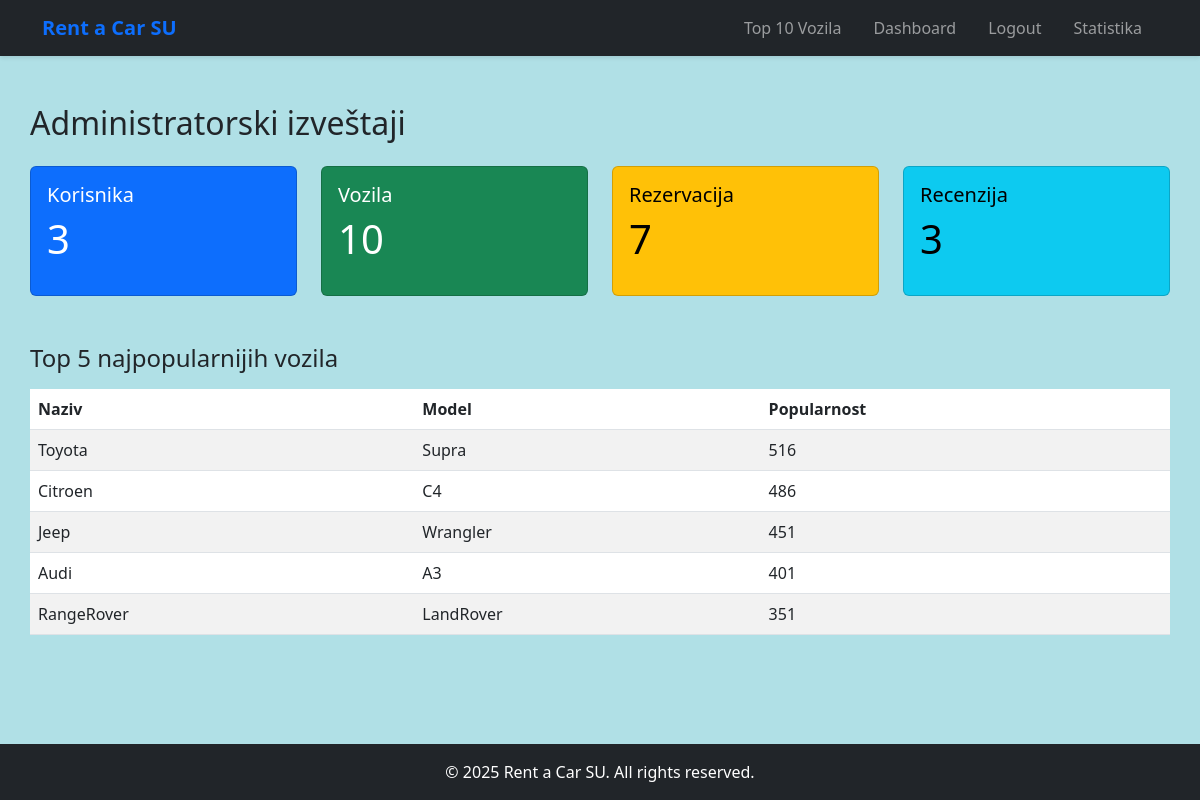
Before: /admin_reports.php (signed in) with the older database file.
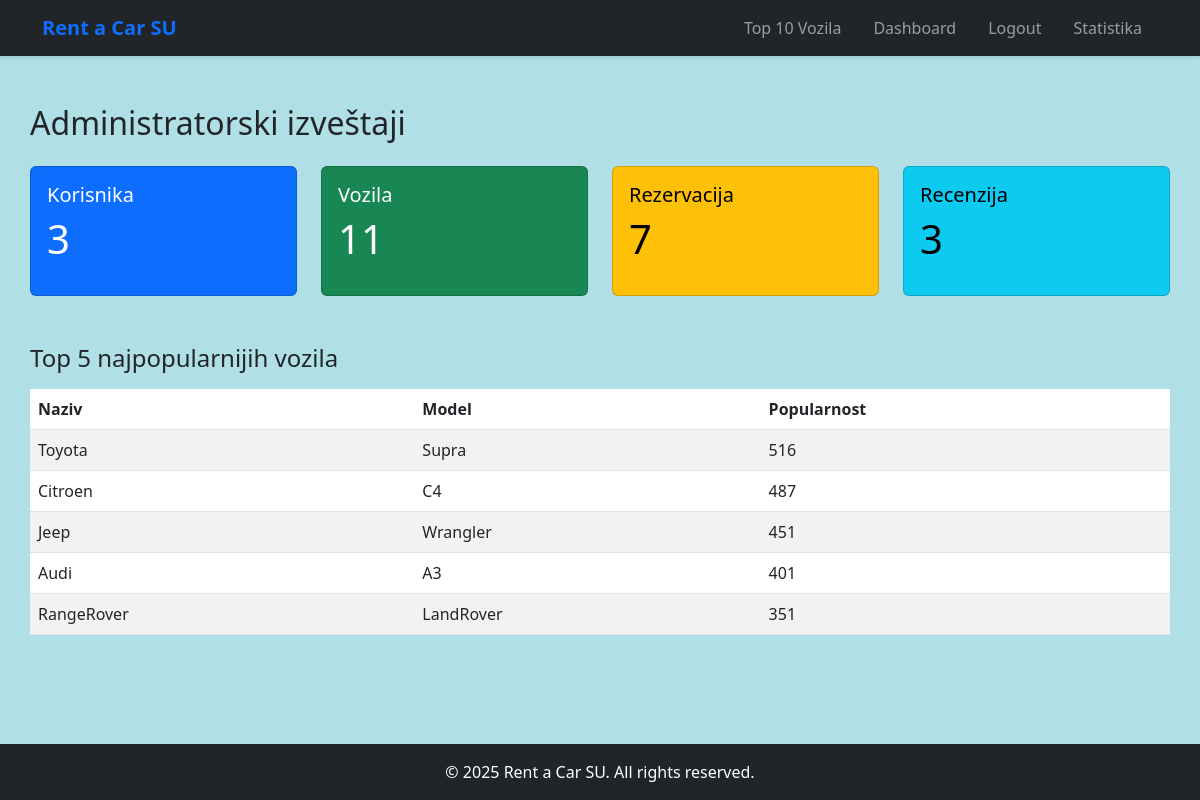
After: the same page with the newer database file.
### tables this page shows
CREATE TABLE `vehicles` (
  `id` int(11) NOT NULL,
  `name` varchar(100) DEFAULT NULL,
  `model` varchar(100) DEFAULT NULL,
  `year` int(11) DEFAULT NULL,
  `fuel_type` varchar(20) DEFAULT NULL,
  `seats` int(11) DEFAULT NULL,
  `image` varchar(255) DEFAULT NULL,
  `views` int(11) DEFAULT 0,
  `price_per_day` decimal(10,2) DEFAULT 0.00,
  `category_id` int(11) DEFAULT NULL,
  `popularity` int(11) DEFAULT 0,
  `gearbox` varchar(50) DEFAULT NULL,
  `is_available` tinyint(1) DEFAULT 1
);

### admin_reports.php (the view, shortened to what this page needs)
<?php
require_once 'includes/db_config.php';
include 'includes/header.php';
$totalUsers = $pdo->query("SELECT COUNT(*) FROM users WHERE role = 'user'")->fetchColumn();
$totalVehicles = $pdo->query("SELECT COUNT(*) FROM vehicles")->fetchColumn();
$totalReservations = $pdo->query("SELECT COUNT(*) FROM reservations")->fetchColumn();
$totalReviews = $pdo->query("SELECT COUNT(*) FROM comments")->fetchColumn();
$topVehicles = $pdo->query("SELECT name, model, popularity FROM vehicles ORDER BY popularity DESC LIMIT 5")->fetchAll();
?>
<section class="container py-5">
    <h2 class="mb-4">Administratorski izveštaji</h2>
    <div class="row mb-4">
        <div class="col-md-3">
            <div class="card text-bg-primary">
                <div class="card-body">
                    <h5 class="card-title">Korisnika</h5>
                    <p class="display-6"><?php echo $totalUsers; ?></p>
                </div>
            </div>
        </div>
        <div class="col-md-3">
            <div class="card text-bg-success">
                <div class="card-body">
                    <h5 class="card-title">Vozila</h5>
                    <p class="display-6"><?php echo $totalVehicles; ?></p>
                </div>
            </div>
        </div>
        <div class="col-md-3">
            <div class="card text-bg-warning">
                <div class="card-body">
                    <h5 class="card-title">Rezervacija</h5>
                    <p class="display-6"><?php echo $totalReservations; ?></p>
                </div>
            </div>
        </div>
        <div class="col-md-3">
            <div class="card text-bg-info">
                <div class="card-body">
                    <h5 class="card-title">Recenzija</h5>
                    <p class="display-6"><?php echo $totalReviews; ?></p>
                </div>
            </div>
        </div>
    </div>
    <h4 class="mt-5">Top 5 najpopularnijih vozila</h4>
    <table class="table table-striped mt-3">
        <thead>
        <tr>
            <th>Naziv</th>
            <th>Model</th>
            <th>Popularnost</th>
        </tr>
        </thead>
        <tbody>
        <?php foreach ($topVehicles as $v): ?>
            <tr>
                <td><?php echo htmlspecialchars($v['name']); ?></td>
                <td><?php echo htmlspecialchars($v['model']); ?></td>
                <td><?php echo $v['popularity']; ?></td>
            </tr>
        <?php endforeach; ?>
        </tbody>
    </table>
</section>
<?php include 'includes/footer.php'; ?>

### includes/header.php (shortened to what this page needs)
<!DOCTYPE html>
<html lang="en">
<head>
    <link rel="stylesheet" href="style.css">
    <link rel="stylesheet" href="https://cdn.jsdelivr.net/npm/bootstrap@5.3.0/dist/css/bootstrap.min.css">
</head>
<body>
<nav class="navbar navbar-expand-lg navbar-dark bg-dark">
    <div class="container">
        <a class="navbar-brand" href="index.php">Rent a Car SU</a>
        <div class="collapse navbar-collapse" id="nav">
            <ul class="navbar-nav ms-auto">
                <li class="nav-item"><a href="vehicles.php" class="nav-link">Top 10 Vozila</a></li>
                <?php if (isset($_SESSION['role']) && $_SESSION['role'] === 'admin'): ?>
                    <li class="nav-item"><a class="nav-link" href="admin_dashboard.php">Dashboard</a></li>
                    <li class="nav-item"><a class="nav-link" href="logout.php">Logout</a></li>
                    <li class="nav-item"><a class="nav-link" href="admin_reports.php">Statistika</a></li>
                <?php else: ?>
                    <li class="nav-item"><a class="nav-link" href="login.php">Login</a></li>
                    <li class="nav-item"><a class="nav-link" href="register.php">Register</a></li>
                <?php endif; ?>
            </ul>
        </div>
    </div>
</nav>

### includes/footer.php (shortened to what this page needs)
<footer class="bg-dark text-white text-center py-3">
    <p class="mb-0">&copy; <?= date('Y') ?> Rent a Car SU. All rights reserved.</p>
</footer>
</body>
</html>

### style.css (style rules this page uses)
:root { --primary-color: #0d6efd; --secondary-color: #6c757d; --success-color: #198754; --light-color: #f8f9fa; --dark-color: #212529; --hero-gradient: linear-gradient(135deg, #0d6efd 0%, #0b5ed7 100%); }
body { font-family: 'Segoe UI', Tahoma, Geneva, Verdana, sans-serif; line-height: 1.6; color: var(--dark-color); background-color: powderblue !important; min-height: 100vh; display: flex; flex-direction: column; }
section.bg-light, section.py-5 { background-color: powderblue !important; }
section.bg-light, section.py-5 { padding: 3rem 0; }
.container { max-width: 1140px; margin: 0 auto; padding: 0 15px; }
.navbar { box-shadow: 0 2px 4px rgba(0, 0, 0, 0.1); background-color: white !important; }
.navbar-brand { font-weight: 700; color: var(--primary-color) !important; }
.nav-link { font-weight: 500; padding: 0.5rem 1rem !important; }
footer { background-color: var(--dark-color); color: white; padding: 2rem 0; margin-top: auto; }

Changed rows visible on the page:
changed vehicles "Citroen": popularity "486" → "487"
Other visible differences:
$totalVehicles: "10" → "11"
